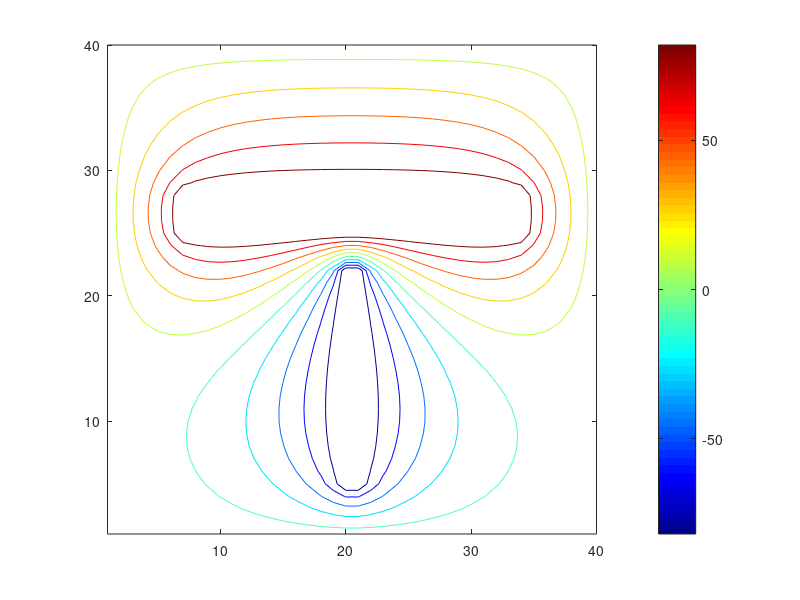

This figure's MATLAB source:
% Resolution equation de Laplace
%
clear
close all
clc

%% Q1

%% Dimensions / maillage
dx=1; % cm
dy=1; % cm
Nx = 40; % augmente la taille -> plus de calculs et on voit bien que le champs de potentiels s etend un peu plus
Ny = 40; % donc la fenêtre d observation à son importance sur la simulation


%% Potentiels / sources
v0 = 0; % condition aux limites (en V)
v1 = 100; % conducteur 1
v2 = -100; % conducteur 2

% Initialisation la matrice de calcul
V = zeros(Nx,Ny); % mettre toute la matrice a zero

% Conditions aux limites (Pour les cas où par exemple on a pas v0=0 sur l armature)
for j=1:Ny
    V(1,j)=v0;
    V(Nx,j)=v0;
end
for i=1:Nx
    V(i,1)=v0;
    V(i,Ny)=v0;
end

% Potentiels conducteur 1
%for i=8:35
%    for j=25;29
%        V(i,j)=v1;
%    end
%end

% Au lieu d une boucle, on peut passer les indices en vecteurs

i=7:34; % Colonnes
j=25:28; % Lignes
V(i,j)=100; % Met à +100V

% Potentiels conducteur 2

i=20:21;
j=5:22;
V(i,j)=-100;

% Figure
%figure;
%pcolor(V);
%colormap jet;

%% Q2

% Equation de calcul
%i=1;j=1;
%V(i,j)=...
%for i=2:Nx-1 % Pas besoin d aller calculer sur les bords
%    for j=2:Ny-1
%        V(i,j)=0.25*(V(i-1,j)+V(i+1,j)+V(i,j+1)+V(i,j-1));
%    end
%end
% Problème avec la boucle car on calcul de gauche a droites
% et on prend en compte nos calcul en amonts pour ceux en avals -> créer une dissymétrie donc on fait en vectoriel

i=2:Nx-1;
j=2:Ny-1;
V(i,j)=0.25*(V(i-1,j)+V(i+1,j)+V(i,j+1)+V(i,j-1));

% On a modifié les valeurs dans les conducteurs or on ne s interresse pas aux valeurs
%dedans et même le resultat obtenu sera faux car on modifie le potentiel dans le conducteur

i=7:34;j=25:28;
V(i,j)=100;
i=20:21;j=5:22;
V(i,j)=-100;

% Boucle pour observer la diffusion des potentiels
Vth=10;
compteur=0;

while Vth>0.01
    V_mem=V;
    i=2:Nx-1;
    j=2:Ny-1;
    V(i,j)=0.25*(V(i-1,j)+V(i+1,j)+V(i,j+1)+V(i,j-1));
    i=7:34;j=25:28;
    V(i,j)=100;
    i=20:21;j=5:22;
    V(i,j)=-100;
    Vth=max(max(abs(V_mem-V)));
    compteur+=1;
end
Valcompteur = compteur
% Figure
figure;
%pcolor(V');
contour(V');
colormap jet;
colorbar;
axis equal;


